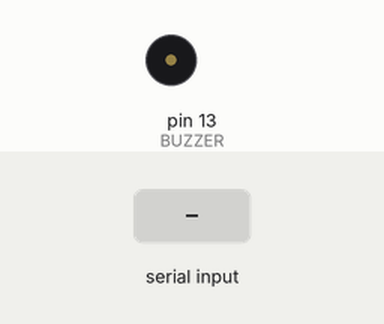
This sketch was run on a simulated Arduino Uno, built with avr-gcc and run on an emulated ATmega328P. On the bench: buzzer (waves = sounding). The test bench sets the inputs (shaded band).

Above: at 1.2 s.
1.3 s: "1" received over Serial
At 1.4 s:
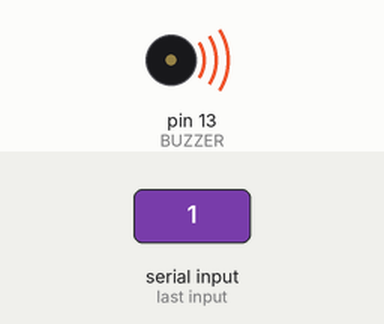
Timing chart, 0 to 10.3 s (numbered marks = the images above; inputs shaded):
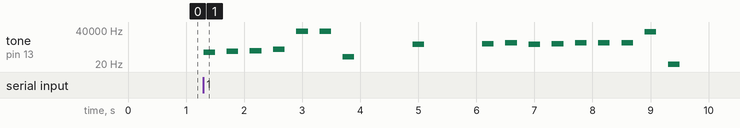

Measured:
- after the input at 1.3 s, tone on pin 13 (BUZZER): plays 262 Hz for 0.20 s, 330 Hz for 0.20 s, 392 Hz for 0.20 s, 524 Hz for 0.20 s, 29283 Hz for 0.20 s, 29537 Hz for 0.20 s … (17 notes in this stretch), starting at once

The sketch:

ex15_02.ino
```cpp
// 아두이노: 수신된 정수(→0,1,2,3)로 음정 주파수에 해당하는 부저음 출력

#define BUZZER 13

int note[] = {262, 330, 392, 524};

void setup() {
  pinMode(BUZZER, OUTPUT);
  Serial.begin(9600);
}

void loop() { }

void serialEvent() {
  int value = Serial.read();
  for (int i = 0; i < value; i++) {
    tone(BUZZER, note[i], 200);
    delay(400);
  }
  Serial.write('B');
}
```
